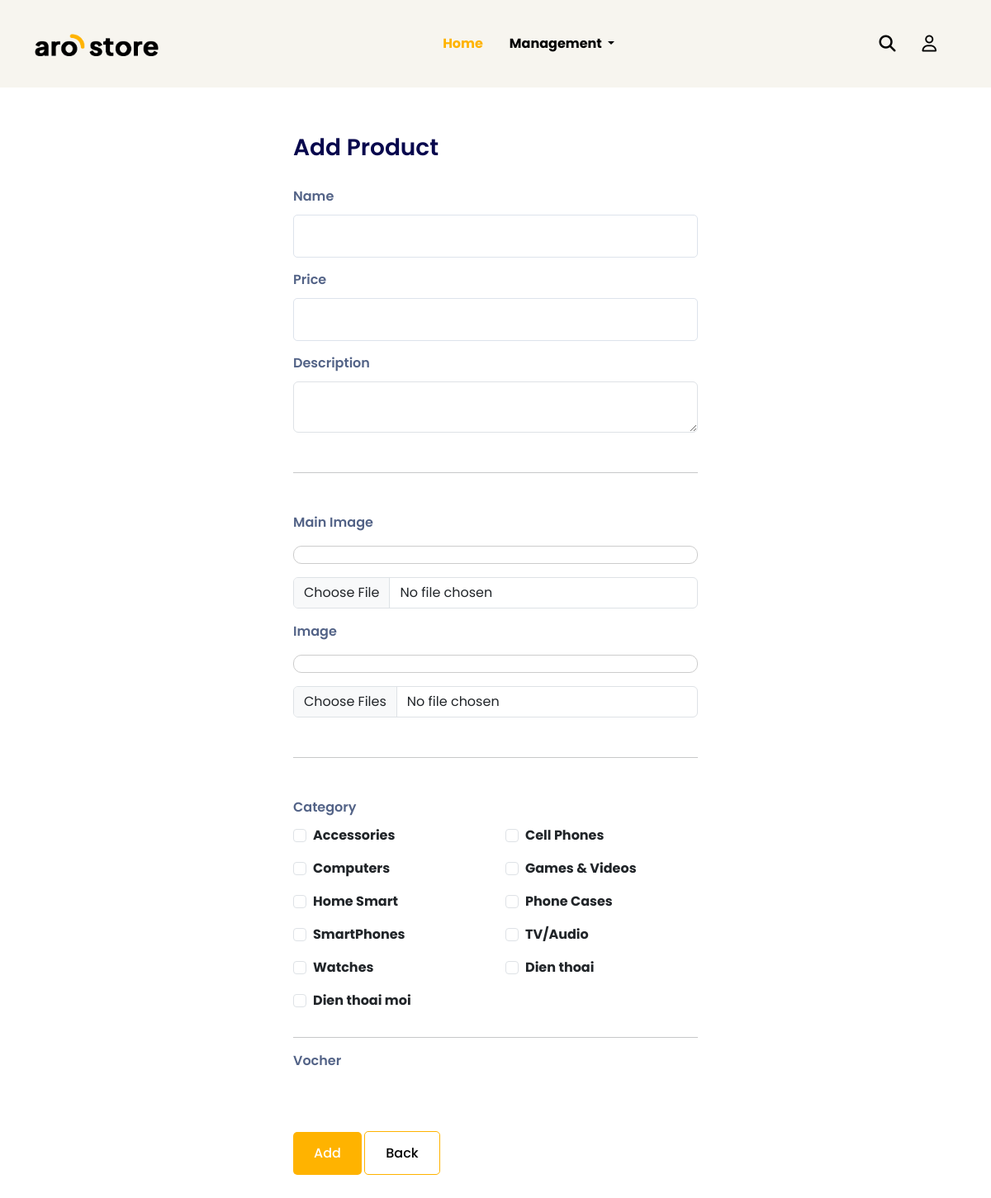
/admin/products/create.php, run on an earlier commit of the app's database.
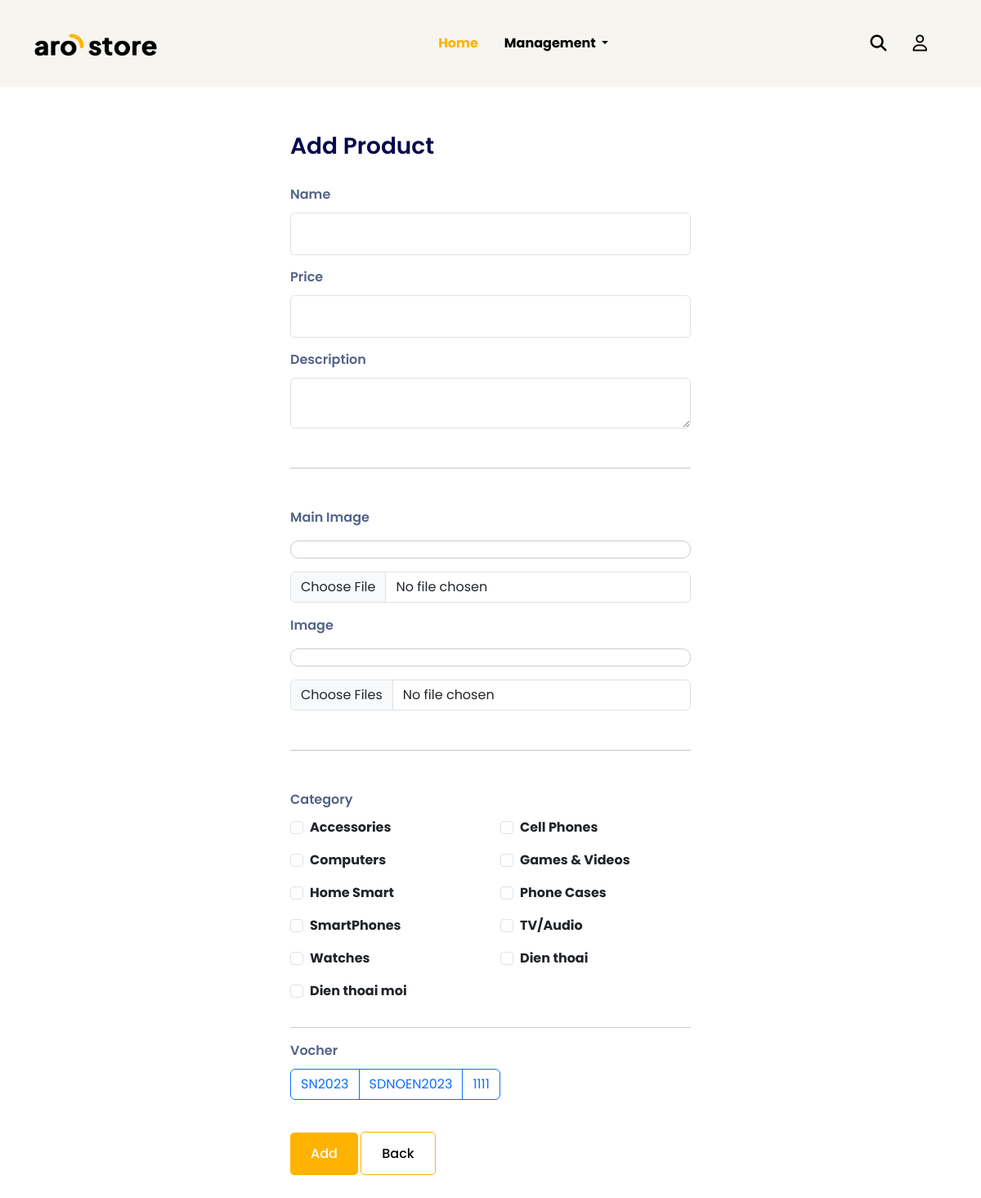
And on a later commit of the database.
### tables this page shows
CREATE TABLE IF NOT EXISTS `categories` (
  `category_id` int NOT NULL AUTO_INCREMENT,
  `name` varchar(255) NOT NULL,
  PRIMARY KEY (`category_id`)
);

CREATE TABLE IF NOT EXISTS `discounts` (
  `discount_id` int NOT NULL AUTO_INCREMENT,
  `discount_code` varchar(255) NOT NULL,
  `discount_amount` int NOT NULL,
  `is_active` tinyint(1) NOT NULL,
  `start_date` date NOT NULL,
  `end_date` date NOT NULL,
  PRIMARY KEY (`discount_id`)
);

### app/models/Template.php (called while the page is built, shortened)
<?php
    class Template{
        public function render($view, $data=[]){
            extract($data);
            include BASE_URL . 'app/view/'. $view .'.php';
            return ob_get_clean();
        }
    }

### admin/products/create.php (called while the page is built, shortened)
<?php
require_once '../../config/database.php';
$template = new Template();
$categorieModel = new Category();
$categories = $categorieModel->getAllCategory();
$discountModel = new Discount();
$discounts = $discountModel->getAllDiscount();
$data = [
    "title" => "Add product",
    "slot" => $template->render("blocks/form/product/add_product_form", ["categories" => $categories, "discounts" => $discounts])
];

### app/models/Category.php (called while the page is built, shortened)
<?php
    class Category extends Database{
        public function getAllCategory(){
            $sql = parent::$connection->prepare("SELECT * FROM categories;");
            return parent::select($sql);
        }
    }

### app/models/Database.php (called while the page is built, shortened)
<?php
    class Database{
        public function select($sql){
            $sql->execute();
            $item = $sql->get_result()->fetch_all(MYSQLI_ASSOC);
            return $item;
        }
    }

### app/models/Discount.php (called while the page is built, shortened)
<?php
class Discount extends Database
{
    public function getAllDiscount()
    {
        $sql = parent::$connection->prepare("SELECT * FROM discounts");
        return parent::select($sql);
    }
}

### app/view/blocks/form/product/add_product_form.php (the view, shortened to what this page needs)
<div class="formbold-form-wrapper mt-3">
    <form action="store.php" method="post" enctype="multipart/form-data">
        <div class="formbold-form-title">
            <h2 class="">Add Product</h2>
        </div>
        <div class="formbold-mb-3">
            <label for="name" class="formbold-form-label"> Name </label>
            <input type="text" name="name" id="name" class="formbold-form-input" required />
        </div>
        <div class="formbold-mb-3">
            <label for="price" class="formbold-form-label"> Price </label>
            <input type="number" name="price" id="price" class="formbold-form-input" required/>
        </div>
        <div class="formbold-mb-3">
            <label for="description" class="formbold-form-label"> Description </label>
            <textarea id="editor" class="form-control" name="description"></textarea>
        </div>
        <hr class="my-5">
        <div class="formbold-mb-3">
            <label for="main_image" class="formbold-form-label">Main Image </label>
            <div class="boxDisplayImage my-3" id="boxDisplayImage"></div>
            <div class="input-group mb-3">
            <input type="file" name="main_image" id="main_image" class="form-control" required />
            </div>
        </div>
        <div class="formbold-mb-3">
            <label for="image" class="formbold-form-label"> Image </label>
            <div class="boxDisplayImages my-3" id="boxDisplayImages"></div>
            <input type="file" name="image[]" id="image" multiple accept="image/*" class="form-control">
        </div>
        <hr class="my-5">
        <div class="row mt-3">
            <label for="1" class="formbold-form-label"> Category </label>
            <?php
            foreach ($categories as $category) :
            ?>
                <div class="col-md-6">
                    <div class="mb-3 form-check">
                        <input type="checkbox" class="form-check-input" id="<?php echo $category["category_id"] ?>" name="categories[]" value="<?php echo $category["category_id"]  ?>">
                        <label class="form-check-label" for="<?php echo $category["category_id"] ?>"><?php echo $category["name"] ?></label>
                    </div>
                </div>
            <?php endforeach; ?>
        </div>
        <hr>
        <div class="formbold-mb-3 mt-3">
            <label for="" class="formbold-form-label"> Vocher </label>
            <div class="btn-group" role="group" aria-label="Basic checkbox toggle button group">
                <?php
                foreach ($discounts as $discount) :
                ?>
                    <label class="btn btn-outline-primary" for="<?php echo $discount["discount_code"] ?>"><?php echo $discount["discount_code"] ?></label>
                <?php
                endforeach
                ?>
            </div>
        </div>
        <button type="submit" class="formbold-btn">Add</button>
        <a href="manage_product" class="formbold-btn-outline">Back</a>
    </form>
</div>

What changed in the data, as far as the page shows it:
added discounts: discount_code "SN2023"
added discounts: discount_code "SDNOEN2023"
added discounts: discount_code "1111"
